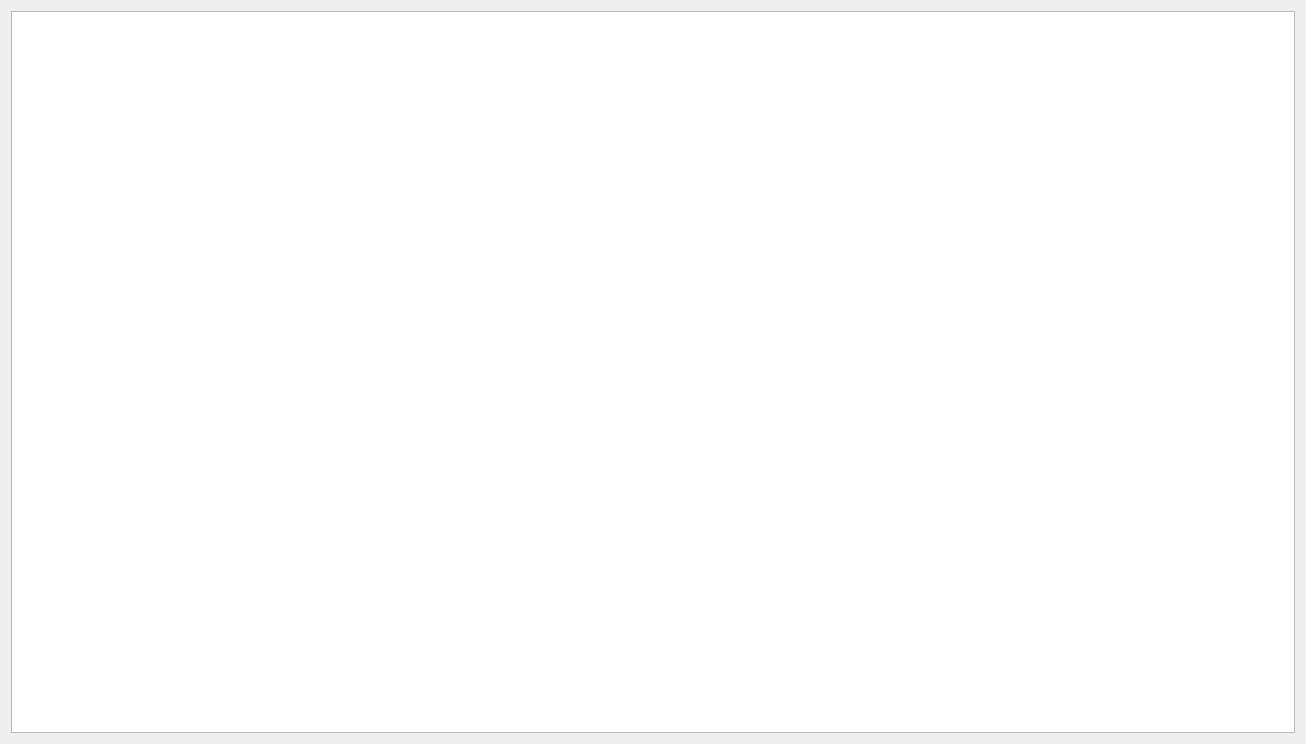
<?xml version="1.0" encoding="UTF-8"?>
<ui version="4.0">
 <class>MemoryMap</class>
 <widget class="QDialog" name="MemoryMap">
  <property name="geometry">
   <rect>
    <x>0</x>
    <y>0</y>
    <width>1306</width>
    <height>744</height>
   </rect>
  </property>
  <property name="windowTitle">
   <string>Dialog</string>
  </property>
  <property name="windowIcon">
   <iconset resource="icons.qrc">
    <normaloff>:/icons/Resouces/ram-card-512.ico</normaloff>:/icons/Resouces/ram-card-512.ico</iconset>
  </property>
  <layout class="QVBoxLayout" name="verticalLayout">
   <item>
    <widget class="QPlainTextEdit" name="plainTextEdit">
     <property name="readOnly">
      <bool>true</bool>
     </property>
    </widget>
   </item>
  </layout>
 </widget>
 <resources>
  <include location="icons.qrc"/>
 </resources>
 <connections/>
</ui>
